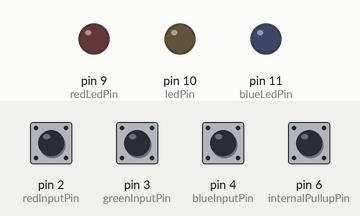
This sketch was run on a simulated Arduino Uno, built with avr-gcc and run on an emulated ATmega328P. Parts: output pins drawn as LEDs (lit = HIGH). Inputs (shaded band) come from the test bench; at power-on: pin 2 (redInputPin), pin 3 (greenInputPin), pin 4 (blueInputPin), pin 6 (internalPullupPin) HIGH.

Above: at 1.2 s.
1.3 s: pin 2 (redInputPin) pulled LOW for 0.15 s
At 1.9 s:
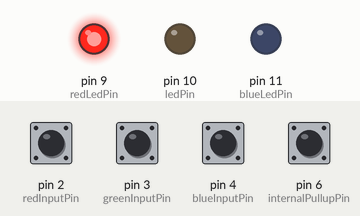
2.9 s: pin 3 (greenInputPin) pulled LOW for 0.15 s
At 4.2 s:
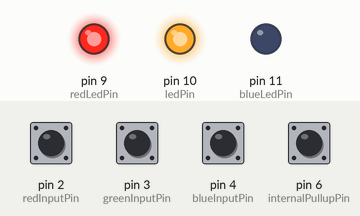
4.5 s: pin 4 (blueInputPin) pulled LOW for 0.15 s
At 5.6 s:
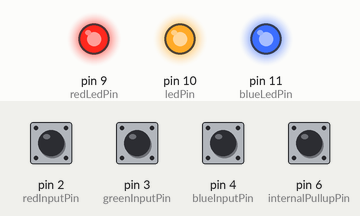
6.1 s: pin 2 (redInputPin) pulled LOW for 1 s
At 8.0 s:
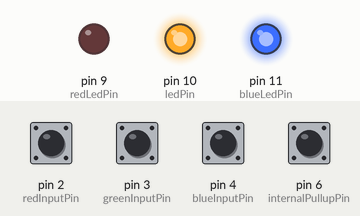
8.6 s: pin 3 (greenInputPin) pulled LOW for 1 s
At 9.9 s:
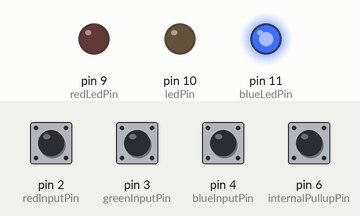
11.1 s: pin 2 (redInputPin) pulled LOW for 0.15 s
At 11.8 s:
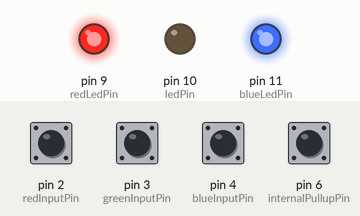
Timing chart, 0 to 13.7 s (numbered marks = the images above; inputs shaded):
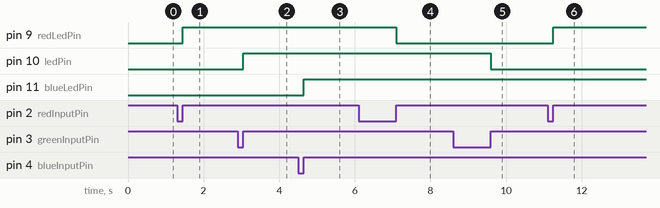

The sketch:

buttonSwitchPullupResistor.ino
```cpp
#include <vector>
using namespace std;


int readPin = 13;
int ledPin = 10;
int br = 9600;

int redInputPin = 2;
int greenInputPin = 3;
int blueInputPin = 4;

int redLedPin = 9;
int greenLedPin = 10;
int blueLedPin = 11;

int redState = 2;
int greenState = 2;
int blueState = 2;

int internalPullupPin = 6;
int dt = 0;
enum Color {RED, GREEN, BLUE};

class ColorController {
  private:
    Color color;
    int inputPin;
    int outputPin;
    int defaultState;
    bool on;
    bool pressed;
    bool released;
  public:
    ColorController(Color c, int i, int o, bool internalPull){
      this->defaultState = 1;
      this->color = c;
      this->inputPin = i;
      this->outputPin = o;
      if(internalPull){
          pinMode(this->inputPin, INPUT_PULLUP);
      } else {
          pinMode(this->inputPin, INPUT);
      }
      pinMode(this->outputPin, OUTPUT);
      this->on = false;
      this->pressed = false;
      this->released = true;
    }

    String getColorString(){
      switch (this->color) {
        case RED:   return "RED";
        case GREEN: return "GREEN";
        case BLUE:  return "BLUE";
        default:    return "UNKNOWN";
      }
    }

    Color getColor(){
      return this->color;
    }

    int getStatus(){
      return digitalRead(this->inputPin);
    }

    void toggle(){
      this->on = !this->on;
      if(this->on){
        digitalWrite(this->outputPin, 1);
      } else {
        digitalWrite(this->outputPin, 0);
      }
    }

    bool stateChanged(){
      int currentState = this->getStatus();
      if(currentState == 0){
        this->pressed = true;
        this->released = false;
      }
      if(currentState == 1 && this->pressed == true){
        this->pressed = false;
        this->released = true;
        this->toggle();
      }
    }
};

vector<ColorController*> colorControllers;

void lesson26(){
  ColorController* redC = new ColorController(RED, redInputPin, redLedPin, false);
  ColorController* greenC = new ColorController(GREEN, greenInputPin, greenLedPin, false);
  ColorController* blueC = new ColorController(BLUE, blueInputPin, blueLedPin, false);
  colorControllers.push_back(redC);
  colorControllers.push_back(greenC);
  colorControllers.push_back(blueC);
}

void lesson27(){
  ColorController* redC = new ColorController(RED, redInputPin, redLedPin, true);
  ColorController* greenC = new ColorController(GREEN, greenInputPin, greenLedPin, true);
  ColorController* blueC = new ColorController(BLUE, blueInputPin, blueLedPin, true);
  colorControllers.push_back(redC);
  colorControllers.push_back(greenC);
  colorControllers.push_back(blueC);
}

void setup() {
  Serial.begin(br);
  pinMode(internalPullupPin, INPUT_PULLUP);
  // lesson26();
  lesson27();
}

void updateLED(ColorController* c){
  c->stateChanged();
}

void loop() {
  for(ColorController *c: colorControllers){
    updateLED(c);
  }
  int val = digitalRead(internalPullupPin);
  // Serial.println(val);
  delay(dt);
}
```

Measured:
- after the input at 1.3 s, pin 9 (redLedPin): LOW → HIGH after 0.15 s
- after the input at 2.9 s, pin 10 (ledPin): LOW → HIGH after 0.15 s
- after the input at 4.5 s, pin 11 (blueLedPin): LOW → HIGH after 0.15 s
- after the input at 6.1 s, pin 9 (redLedPin): HIGH → LOW after 1.0 s
- after the input at 8.6 s, pin 10 (ledPin): HIGH → LOW after 1.0 s
- after the input at 11.1 s, pin 9 (redLedPin): LOW → HIGH after 0.15 s
